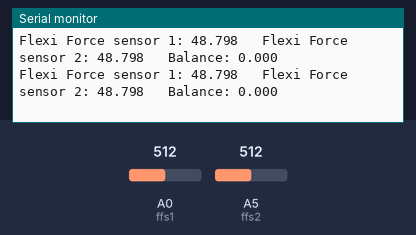
The sketch below on a simulated Arduino Mega 2560, built with avr-gcc and run on an emulated ATmega2560. Parts: the last lines printed to the serial monitor. The test bench sets the inputs (shaded band); at power-on: A5 (ffs2) = 512, A0 (ffs1) = 512.

Above: at 1.2 s.
1.3 s: A5 (ffs2) set to 529
At 1.45 s:
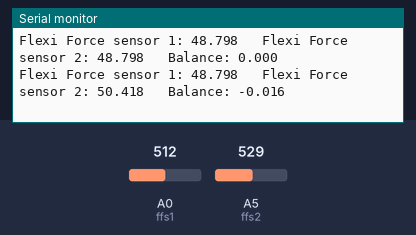
4.3 s: A0 (ffs1) set to 538
At 4.39 s:
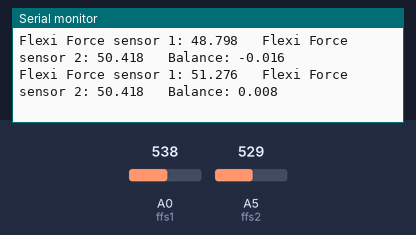
7.3 s: A5 (ffs2) set to 110
At 7.3 s:
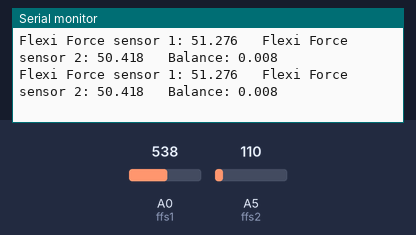
8.8 s: A5 (ffs2) set to 99
At 8.86 s:
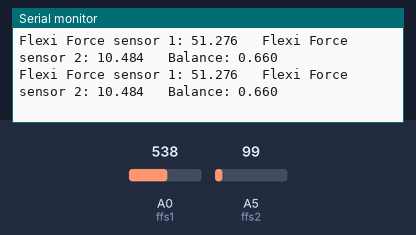
Timing chart, 0 to 11.8 s (numbered marks = the images above; inputs shaded):
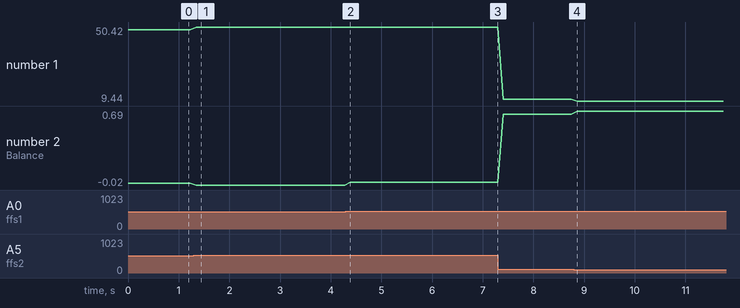

Measured:
- after the input at 1.3 s, the serial monitor: prints a new line at once (image 1)
- after the input at 4.3 s, the serial monitor: prints a new line after 0.09 s (image 2)
- plotted number 1: 48.8 → 50.42 after the input at 1.3 s, 50.42 → 10.48 after the input at 7.3 s, 10.48 → 9.44 after the input at 8.8 s
- plotted number 2: 0 → -0.02 after the input at 1.3 s, -0.02 → 0.01 after the input at 4.3 s, 0.01 → 0.66 after the input at 7.3 s, 0.66 → 0.69 after the input at 8.8 s

The sketch:

force-sensors.ino
```cpp
float cf = 19.5; // calibration factor

int ffs1 = A0; // FlexiForce sensor is connected analog pin A0 of arduino or mega.
int ffs2 = A5; // FlexiForce sensor is connected analog pin A0 of arduino or mega.


int ffsdata1 = 0;
int ffsdata2 = 0;

float vout1;
float vout2;

void setup()
{
    Serial.begin(9600);
    pinMode(ffs1, INPUT);
    pinMode(ffs2, INPUT);

}

void loop()
{
    ffsdata1 = analogRead(ffs1);
    ffsdata2 = analogRead(ffs2);

    vout1 = (ffsdata1 * 5.0) / 1023.0;
    vout1 = vout1 * cf;

    vout2 = (ffsdata2 * 5.0) / 1023.0;
    vout2 = vout2 * cf;

    Serial.print("Flexi Force sensor 1: ");
    Serial.print(vout1, 3);

    Serial.print("\t Flexi Force sensor 2: ");
    Serial.print(vout2, 3);

    Serial.print("\t Balance: ");
    float balance = 0;
    if (vout1 > 0 && vout2 > 0) {
      balance = (vout1 - vout2) / (vout1 + vout2);
    }
    Serial.print(balance, 3);

    Serial.println("");


    delay(100);
}
```
